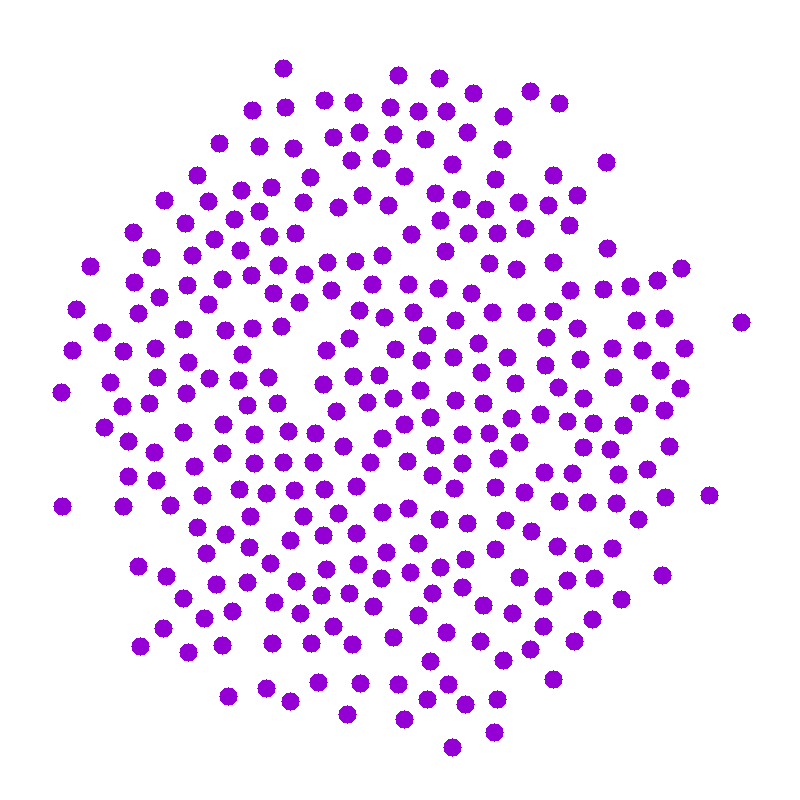
#> input picture data/test1/0/V1-T1-0step5s.png, 800 x 800 px, found by its file name
$ python image_manipulation.py
#> lines starting #> are read from the running program, lines starting #| are printed output that depends on the picture; after the words box and inside, x2 and y2 are one past the last pixel; in counts of white or black regions, pixels touching at a corner belong together
import cv2, os, random, sys
import numpy as np

"""
Mutations: rotation, scale, noise, flip, invert colors

"""
ROTATIONS = [cv2.ROTATE_90_CLOCKWISE, cv2.ROTATE_90_COUNTERCLOCKWISE, cv2.ROTATE_180 ]
DIR = os.path.dirname(os.path.realpath(__file__))

def randomRotation(img):
    return cv2.rotate(img, random.choice(ROTATIONS))

def randomFlip(img):
    return cv2.flip(img, random.randint(-1,1))

def randomNoise(img, var = 10):
    dims = np.shape(img)
    noise = np.random.normal(0,var,size=dims).astype("uint8")
    img = img + noise
    print(noise)
    return img

def randomSPnoise(img, prob = 0.1):
    for y in range(len(img)):
        for x in range(len(img[y])):
            if random.random() < prob:
                img[y][x] = random.randint(0,1)*255
    return img


def resize(img, scale=0.5):
    return cv2.resize(img, (int(img.shape[1]*scale), int(img.shape[0]*scale)), interpolation = cv2.INTER_AREA)

def mutateDirectory(fromDir, toDir):
    data_dir = os.path.join(DIR, fromDir)
    data_2_dir = os.path.join(DIR, toDir)

    for root, dirpath, names in os.walk(data_dir):
        for name in names:
            soft_path = os.path.join(root, name)
            if soft_path[-4:] == '.png':
                type = random.randint(0,2)
                image = cv2.imread(soft_path)
                image = randomFlip(image) * int(type!=0) + randomRotation(image) * (type+1)%2
                cv2.imwrite(data_2_dir+name, image)

def mutateImage(img):
    type = random.randint(0,2)
    return randomFlip(img) * int(type!=0) + randomRotation(img) * (type+1)%2

def mutateArray(arr):
    for i, img in enumerate(arr):
        type = random.randint(0,2)
        arr[i] = randomFlip(img) * int(type!=0) + randomRotation(img) * (type+1)%2
    return arr

if __name__ == '__main__':
    img = cv2.imread(os.path.join(DIR, "clusters\-1\V1-T1-0step5s.png"), cv2.IMREAD_GRAYSCALE)
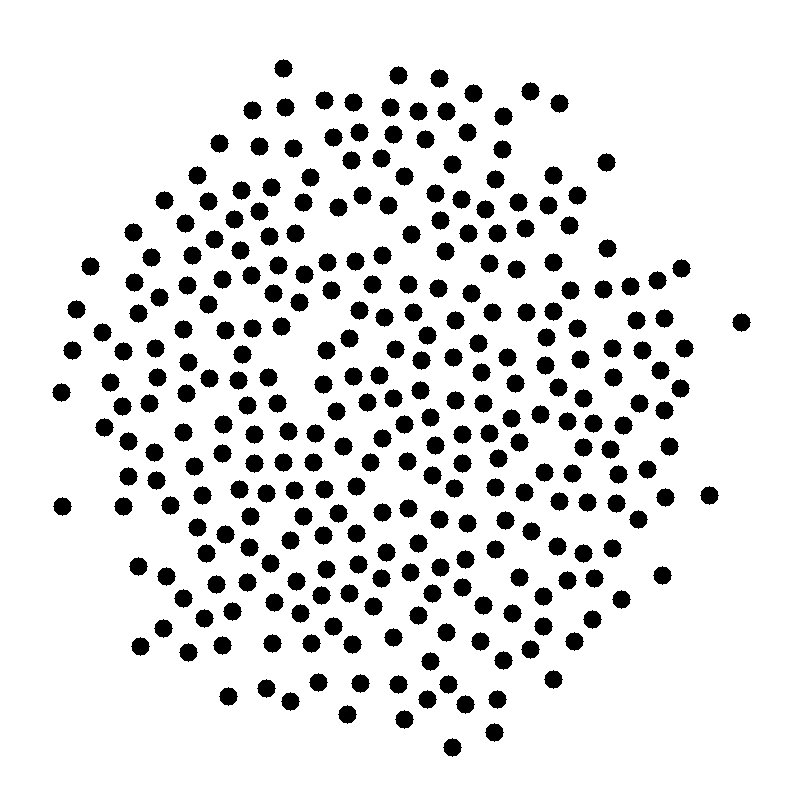
#> img: shape (800, 800); values 68 (black) and 255 (white), 88.1% white; 300 black regions, largest, box (x1, y1, x2, y2) and area: (274, 59, 293, 78) 253, (389, 66, 408, 85) 253, (430, 69, 449, 88) 253

    img = randomNoise(img)
#> in randomNoise, `img = img + noise`:
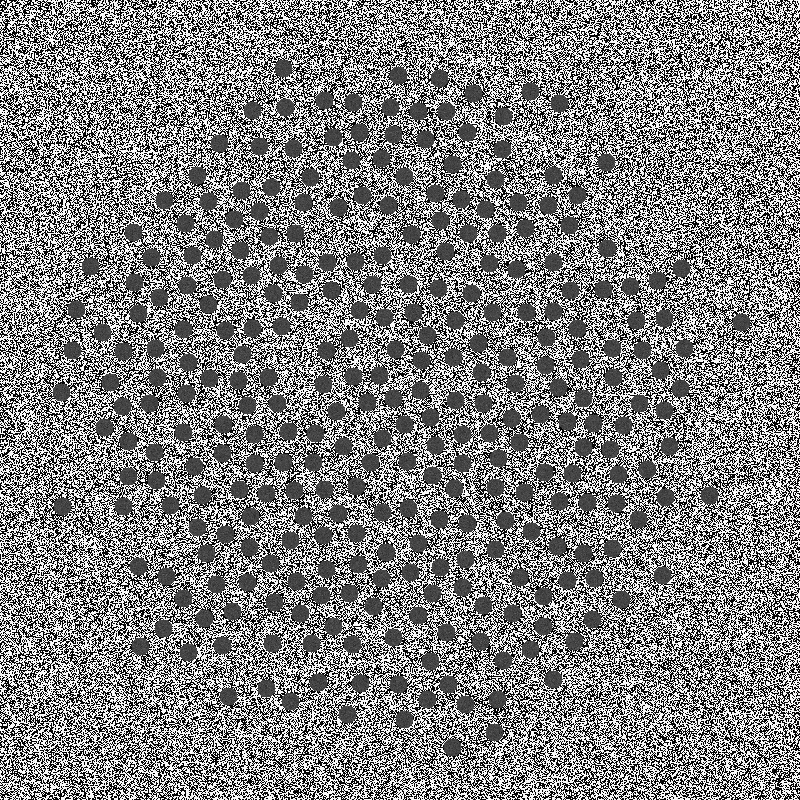
#> img: shape (800, 800); min 0, max 255, mean 128.8
#> (printed output is left out)
    cv2.imshow("IMG", img)
    cv2.waitKey(0)
    print('Done')

$ run again, with data/test1/0/V1-T1-1step5s.png copied over data/test1/0/V1-T1-0step5s.png
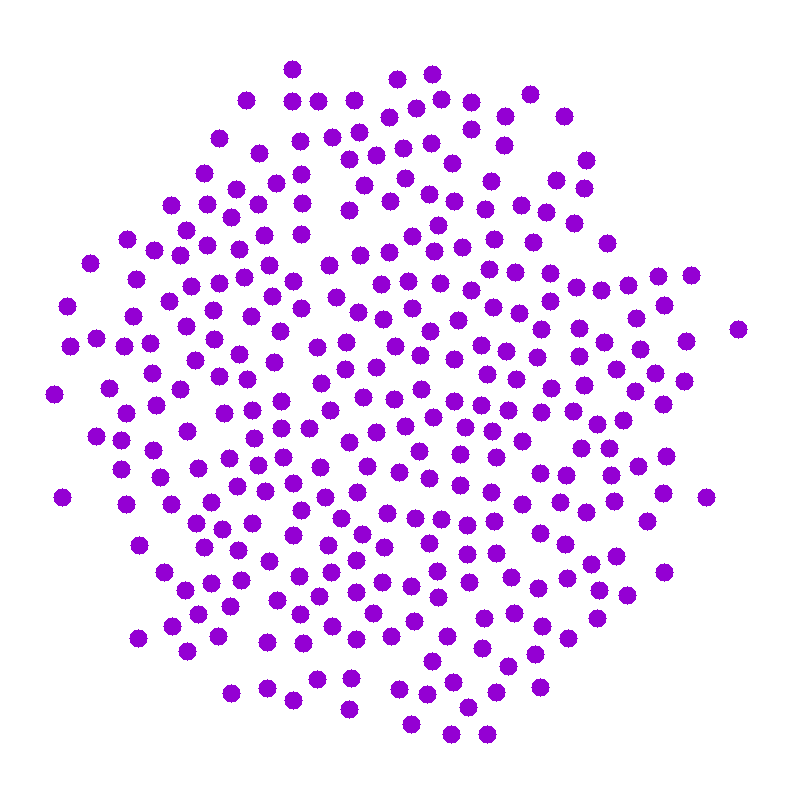
#> input picture data/test1/0/V1-T1-1step5s.png, 800 x 800 px, found by its file name
#> `img = cv2.imread(os.path.join(DIR, "clusters\-1\V1-T1-0step5s.png"), c..`:
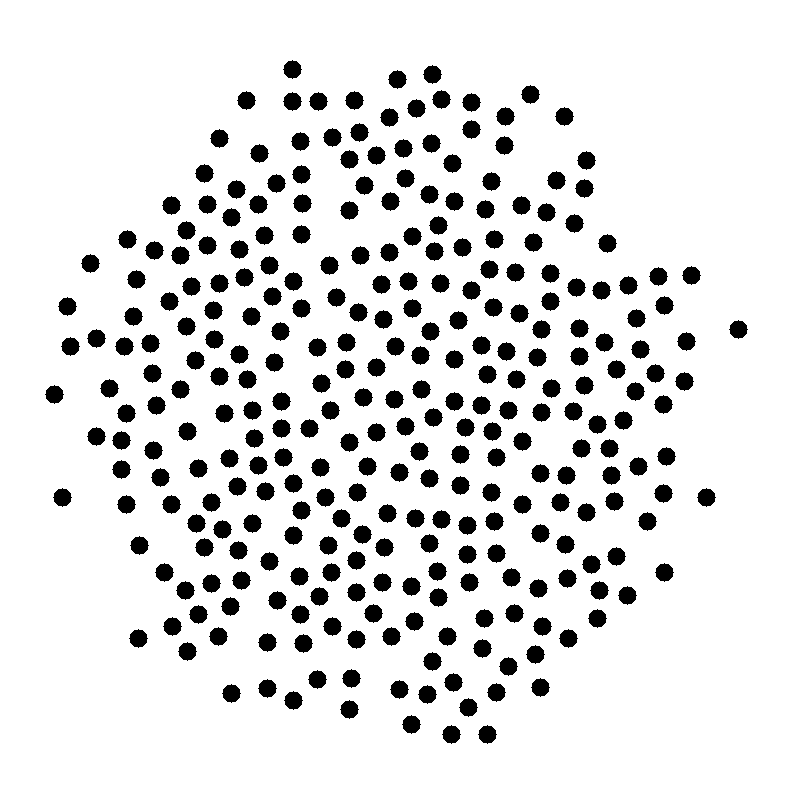
#> img: shape (800, 800); values 68 (black) and 255 (white), 88.1% white; 300 black regions, largest, box (x1, y1, x2, y2) and area: (283, 60, 302, 79) 253, (423, 65, 442, 84) 253, (388, 70, 407, 89) 253
#> in randomNoise, `img = img + noise`:
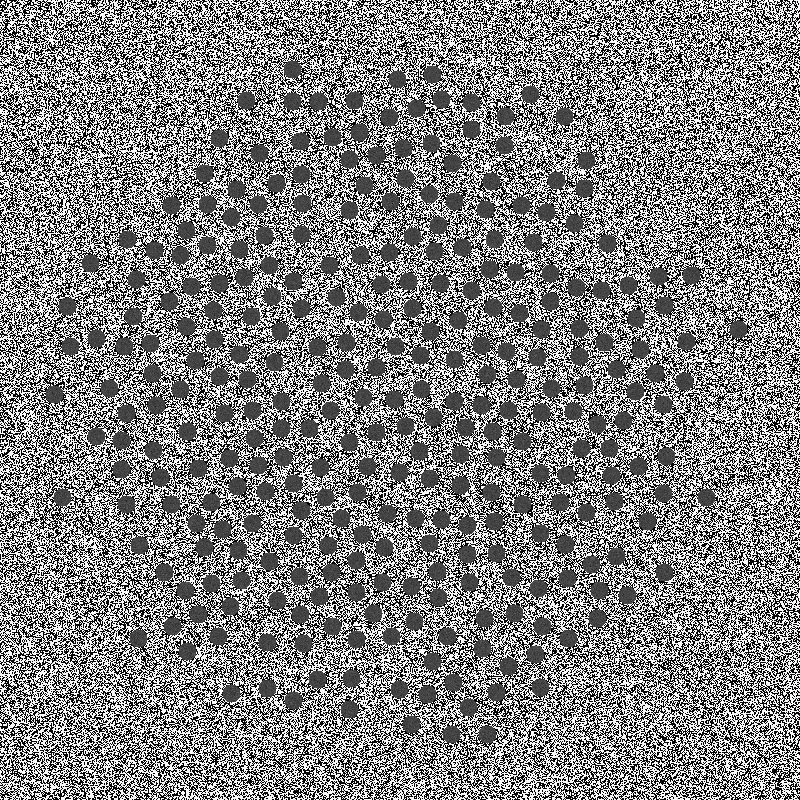
#> img: shape (800, 800); min 0, max 255, mean 128.8
#> (printed output is left out)

$ run again, with data/test1/0/V1-T2-16step5s.png copied over data/test1/0/V1-T1-0step5s.png
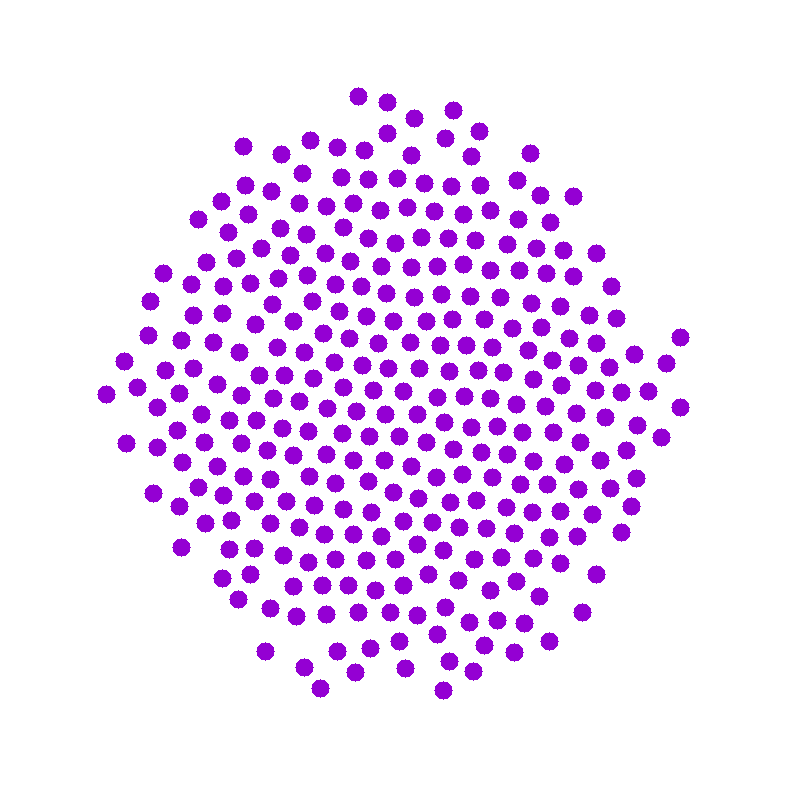
#> input picture data/test1/0/V1-T2-16step5s.png, 800 x 800 px, found by its file name
#> `img = cv2.imread(os.path.join(DIR, "clusters\-1\V1-T1-0step5s.png"), c..`:
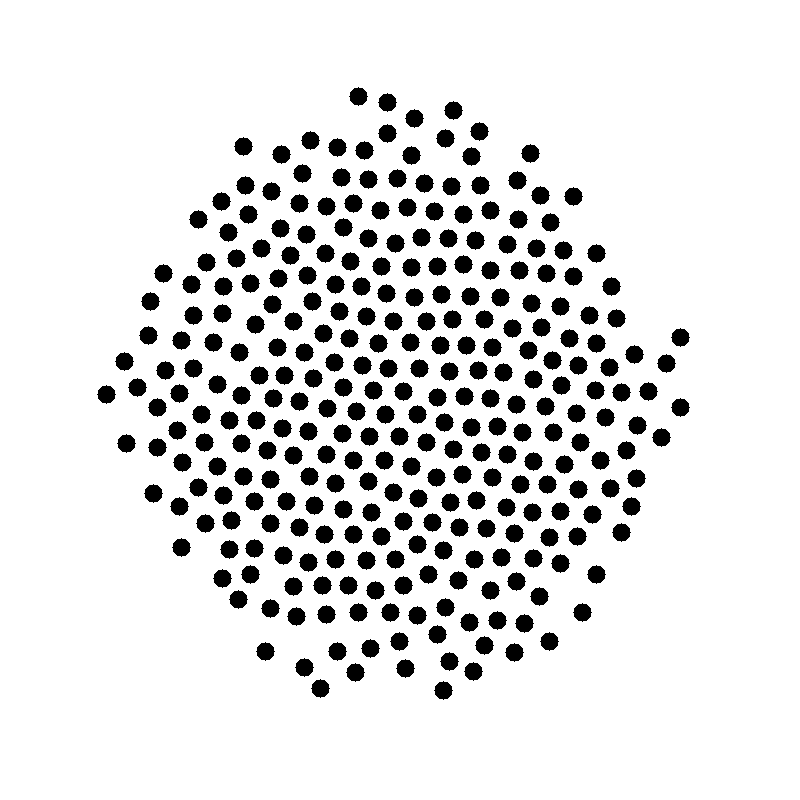
#> img: shape (800, 800); values 68 (black) and 255 (white), 88.1% white; 300 black regions, largest, box (x1, y1, x2, y2) and area: (349, 87, 368, 106) 253, (378, 93, 397, 112) 253, (444, 101, 463, 120) 253
#> in randomNoise, `img = img + noise`:
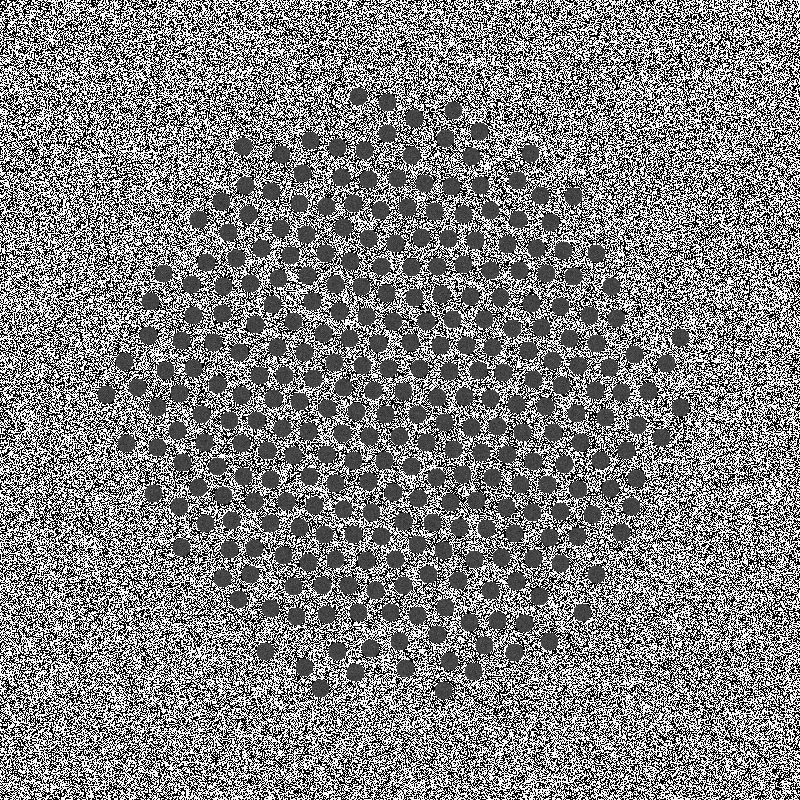
#> img: shape (800, 800); min 0, max 255, mean 128.7
#> (printed output is left out)

$ run again, with data/test1/0/V4-T3-78step10s.png copied over data/test1/0/V1-T1-0step5s.png
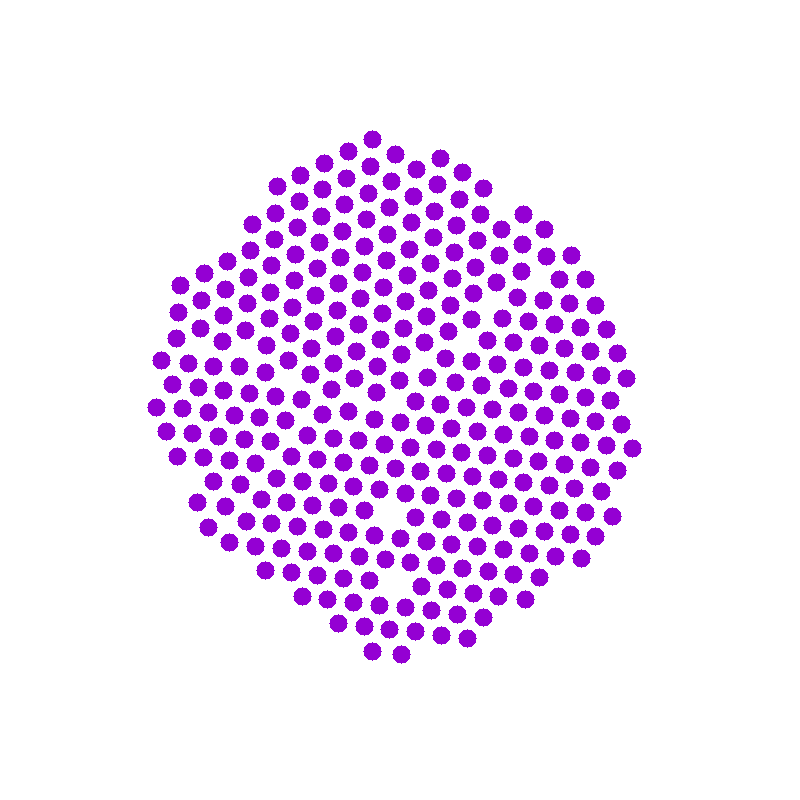
#> input picture data/test1/0/V4-T3-78step10s.png, 800 x 800 px, found by its file name
#> `img = cv2.imread(os.path.join(DIR, "clusters\-1\V1-T1-0step5s.png"), c..`:
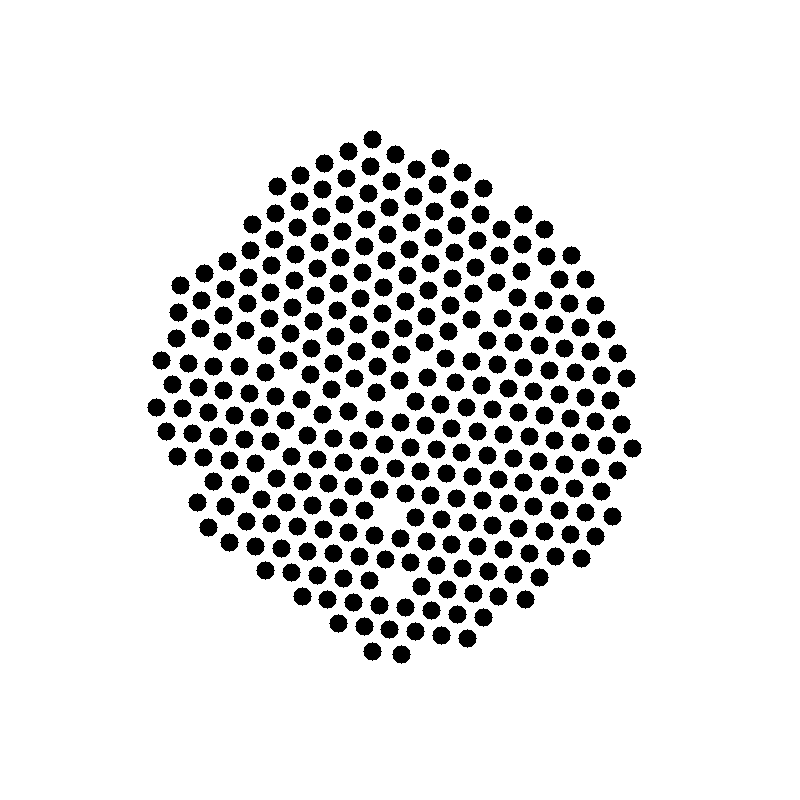
#> img: shape (800, 800); values 68 (black) and 255 (white), 88.1% white; 300 black regions, largest, box (x1, y1, x2, y2) and area: (363, 130, 382, 149) 253, (339, 142, 358, 161) 253, (386, 145, 405, 164) 253
#> in randomNoise, `img = img + noise`:
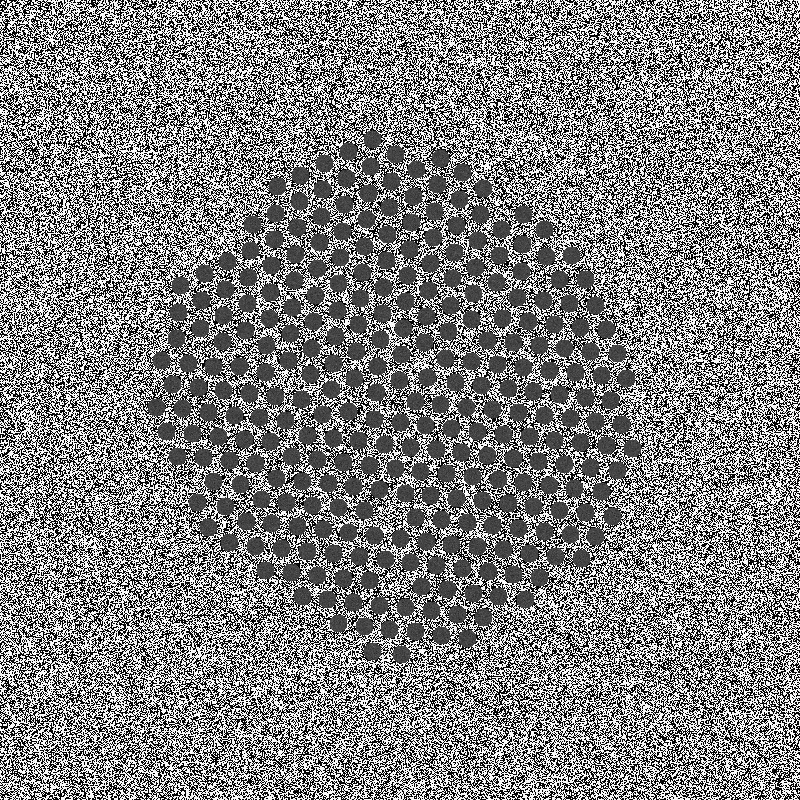
#> img: shape (800, 800); min 0, max 255, mean 128.8
#> (printed output is left out)
